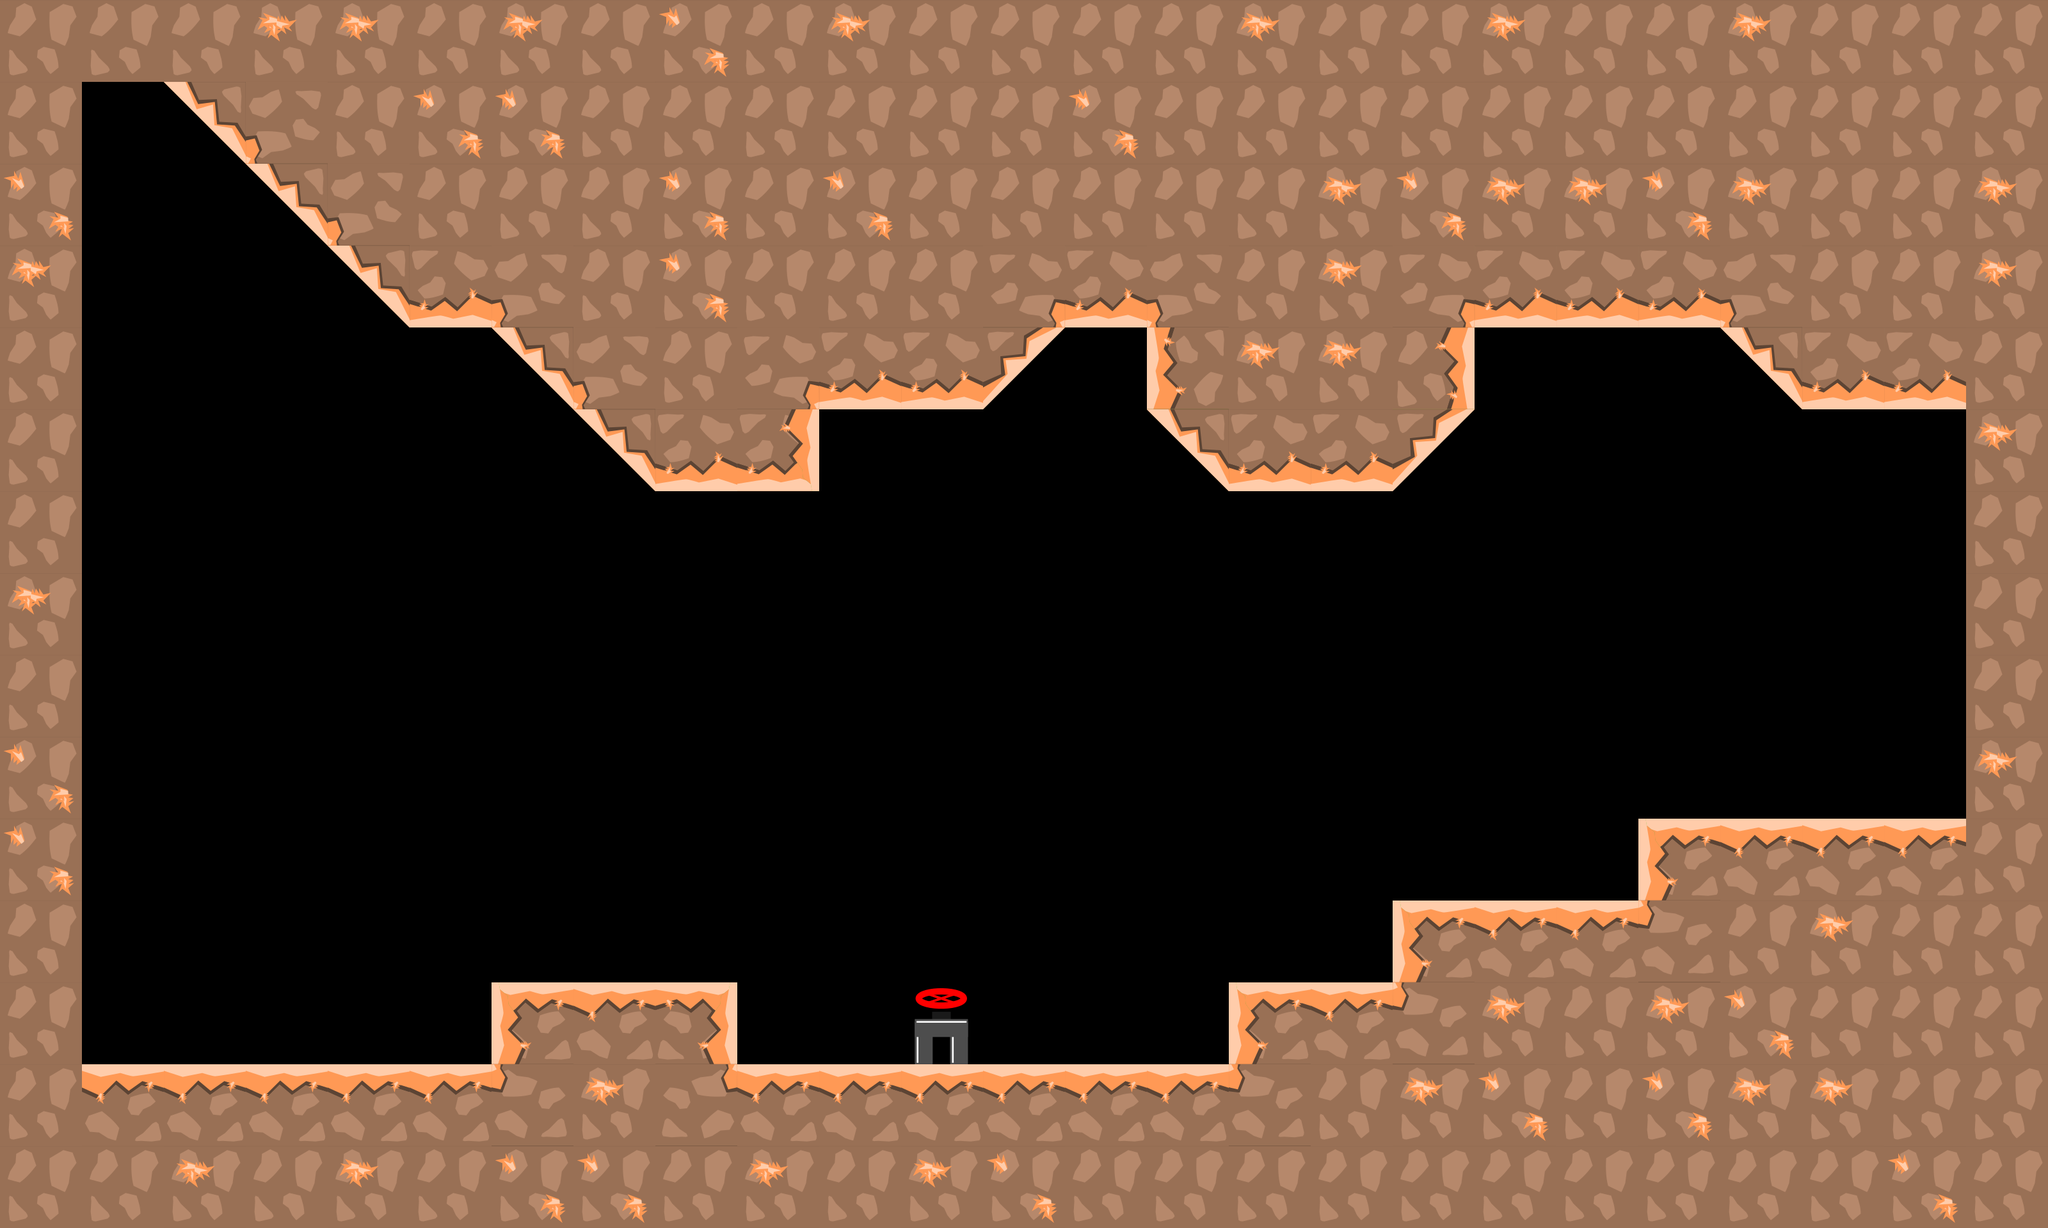

This game map was drawn from its Tiled (.tmx) file and the tilesets committed beside it. A one-line description and the trimmed map source follow:
An orthogonal 25x15 tile map with 128x128 px tiles, 1 tile layer (graphics), 4 tilesets and 20 objects.

<map version="1.0" tiledversion="1.1.1" orientation="orthogonal" renderorder="right-down" width="25" height="15" tilewidth="128" tileheight="128" infinite="0" nextobjectid="70">
 <tileset firstgid="1" source="tiles_128x128.tsx" />
 <tileset firstgid="37" source="tiles_128x128_green.tsx" />
 <tileset firstgid="73" source="tiles_128x128_purple.tsx" />
 <tileset firstgid="109" source="tiles_128x128_orange.tsx" />
 <layer name="graphics" width="25" height="15">
  <data>[375 cells, 207 non-empty, 18 distinct tile ids]</data>
 </layer>
 <objectgroup name="levelEndBlock">
  <object id="69" x="1408" y="1536" width="128" height="128" />
 </objectgroup>
 <objectgroup name="switch">
  <object id="68" x="2816" y="1152" width="128" height="128" />
 </objectgroup>
 <objectgroup name="info" />
 <objectgroup name="blocks">
  <object id="1" x="8" y="1663.88" width="3196" height="248.122" />
  <object id="2" x="3072" y="4" width="112" height="1696" />
  <object id="3" x="64" y="52" width="64" height="1684" />
  <object id="4" x="8" y="4" width="3172" height="120" />
  <object id="50" x="1920" y="1536" width="256" height="128" />
  <object id="51" x="2176" y="1408" width="384" height="128" />
  <object id="52" x="2560" y="1280" width="512" height="128" />
  <object id="54" x="768" y="1536" width="384" height="128" />
  <object id="64" x="1788" y="508">
   <polygon points="0,0 4,136 116,248 388,252 508,128 532,-44" />
  </object>
  <object id="65" x="2684" y="508">
   <polygon points="0,0 128,140 440,128 396,-92 184,-112" />
  </object>
  <object id="66" x="764" y="516">
   <polygon points="0,0 264,248 512,248 520,-4" />
  </object>
  <object id="67" x="1264" y="436">
   <polygon points="0,0 -12,200 280,200 404,56" />
  </object>
 </objectgroup>
 <objectgroup name="damage" />
 <objectgroup name="slope" />
 <objectgroup name="passBlock" />
 <objectgroup name="flowers">
  <object id="24" x="1514.06" y="1322.79" width="69.697" height="69.697">
   <ellipse />
  </object>
  <object id="26" x="2005.22" y="1325.82" width="69.697" height="69.697">
   <ellipse />
  </object>
  <object id="27" x="2387.88" y="1246.3" width="69.697" height="69.697">
   <ellipse />
  </object>
  <object id="28" x="2628" y="1134.06" width="69.697" height="69.697">
   <ellipse />
  </object>
  <object id="29" x="928.002" y="1342.19" width="69.697" height="69.697">
   <ellipse />
  </object>
 </objectgroup>
 <objectgroup name="end">
  <object id="44" x="1468.44" y="1601">
   <ellipse />
  </object>
 </objectgroup>
 <objectgroup name="pushBlocks" />
</map>
